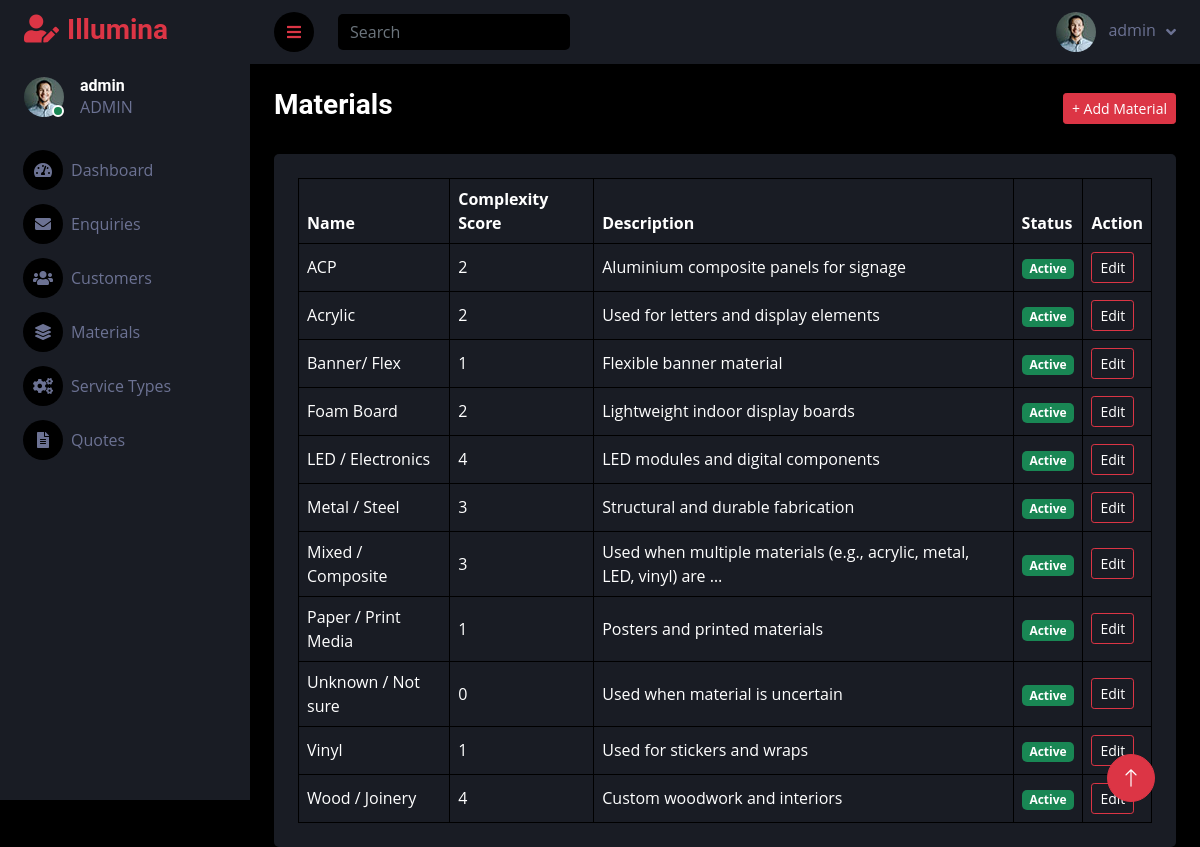
The page /masterdata/materials/ (signed in) on the database its author committed.
### accounts/models.py (models this page shows, shortened)
class CustomUser(AbstractUser):
    ADMIN = "ADMIN"
    SALESPERSON = "SALESPERSON"
    ROLE_CHOICES = [
        (ADMIN, "Admin"),
        (SALESPERSON, "Salesperson"),
    ]
    email = models.EmailField(unique=True)
    role = models.CharField(max_length=20, choices=ROLE_CHOICES,
                            default=SALESPERSON)

### masterdata/models.py (models this page shows, shortened)
class Material(models.Model):
    name = models.CharField(max_length=100, unique=True)
    complexity_score = models.PositiveIntegerField()
    description = models.TextField(blank=True)
    active = models.BooleanField(default=True)
    class Meta:
        ordering = ["name"]

### masterdata/views.py (the view)
# urls.py: path("materials/", views.MaterialListView.as_view(), name="material_list"),
@method_decorator(login_required, name="dispatch")
class MaterialListView(View):
    def get(self, request):
        if request.user.role != CustomUser.ADMIN:
            messages.error(request, "Unauthorized access.")
            return redirect("accounts:role_redirect")
        materials = Material.objects.all()
        return render(request, "masterdata/material_list.html", {
            "materials": materials
        })

### templates/masterdata/material_list.html (shortened to what this page needs)
{% extends "dashboard/base_dashboard.html" %}
{% block content %}
<div class="container-fluid pt-4 px-4">
    <div class="d-flex justify-content-between align-items-center mb-4">
        <h3 class="text-white">Materials</h3>
        <a href="{% url 'masterdata:material_create' %}" class="btn btn-danger btn-sm">
            + Add Material
        </a>
    </div>
    <div class="bg-secondary rounded p-4">
        <div class="table-responsive">
            <table class="table table-bordered table-hover align-middle text-white mb-0">
                <thead>
                    <tr>
                        <th>Name</th>
                        <th>Complexity Score</th>
                        <th>Description</th>
                        <th>Status</th>
                        <th>Action</th>
                    </tr>
                </thead>
                <tbody>
                    {% for material in materials %}
                    <tr>
                        <td>{{ material.name }}</td>
                        <td>{{ material.complexity_score }}</td>
                        <td>{{ material.description|truncatewords:10 }}</td>
                        <td>
                            {% if material.active %}
                                <span class="badge bg-success">Active</span>
                            {% else %}
                                <span class="badge bg-secondary">Inactive</span>
                            {% endif %}
                        </td>
                        <td>
                            <a href="{% url 'masterdata:material_update' material.pk %}" class="btn btn-outline-danger
                             btn-sm text-white">
                                Edit
                            </a>
                        </td>
                    </tr>
                    {% empty %}
                    <tr>
                        <td colspan="5" class="text-center">No materials found.</td>
                    </tr>
                    {% endfor %}
                </tbody>
            </table>
        </div>
    </div>
</div>
{% endblock %}

### templates/dashboard/base_dashboard.html (shortened to what this page needs)
{% load static %}
<!DOCTYPE html>
<html lang="en">
<head>
    <link href="https://cdnjs.cloudflare.com/ajax/libs/font-awesome/5.10.0/css/all.min.css" rel="stylesheet">
    <link href="https://cdn.jsdelivr.net/npm/bootstrap-icons@1.4.1/font/bootstrap-icons.css" rel="stylesheet">
    <link href="{% static 'dashboard/lib/owlcarousel/assets/owl.carousel.min.css' %}" rel="stylesheet">
    <link href="{% static 'dashboard/lib/tempusdominus/css/tempusdominus-bootstrap-4.min.css' %}" rel="stylesheet">
    <link href="{% static 'dashboard/css/bootstrap.min.css' %}" rel="stylesheet">
    <link href="{% static 'dashboard/css/style.css' %}" rel="stylesheet">
</head>
<body>
    <div class="container-fluid position-relative bg-dark d-flex p-0">
        <div class="sidebar pe-4 pb-3">
            <nav class="navbar bg-secondary navbar-dark">
                <a href="{% if request.user.role == 'ADMIN' %}{% url 'accounts:admindashboard' %}{% else %}{% url 'accounts:salesdashboard' %}{% endif %}"
                   class="navbar-brand mx-4 mb-3">
                    <h3 class="text-danger">
                        <i class="fa fa-user-edit me-2"></i>Illumina
                    </h3>
                </a>
                <div class="d-flex align-items-center ms-4 mb-4">
                    <div class="position-relative">
                        <img class="rounded-circle"
                             src="{% static 'dashboard/img/user.jpg' %}"
                             alt=""
                             style="width: 40px; height: 40px;">
                        <div class="bg-success rounded-circle border border-2 border-white position-absolute end-0 bottom-0 p-1"></div>
                    </div>
                    <div class="ms-3">
                        <h6 class="mb-0">{{ request.user.username }}</h6>
                        <span>{{ request.user.role }}</span>
                    </div>
                </div>
                <div class="navbar-nav w-100">
                    {% if request.user.role == "ADMIN" %}
                        <a href="{% url 'accounts:admindashboard' %}" class="nav-item nav-link">
                            <i class="fa fa-tachometer-alt me-2"></i>Dashboard
                        </a>
                        <a href="{% url 'customers:enquiry_list' %}" class="nav-item nav-link">
                            <i class="fa fa-envelope me-2"></i>Enquiries
                        </a>
                        <a href="{% url 'customers:admin_customer_list' %}" class="nav-item nav-link">
                            <i class="fa fa-users me-2"></i>Customers
                        </a>
                        <a href="{% url 'masterdata:material_list' %}" class="nav-item nav-link">
                            <i class="fa fa-layer-group me-2"></i>Materials
                        </a>
                        <a href="{% url 'masterdata:service_type_list' %}" class="nav-item nav-link">
                            <i class="fa fa-cogs me-2"></i>Service Types
                        </a>
                        <a href="{% url 'quotes:quote_list' %}" class="nav-item nav-link">
                            <i class="fa fa-file-alt me-2"></i>Quotes
                        </a>
                    {% endif %}
                </div>
            </nav>
        </div>
        <div class="content">
            <nav class="navbar navbar-expand bg-secondary navbar-dark sticky-top px-4 py-0">
                <a href="#" class="sidebar-toggler flex-shrink-0">
                    <i class="fa fa-bars text-danger"></i>
                </a>
                <form class="d-none d-md-flex ms-4">
                    <input class="form-control bg-dark border-0 text-white" type="search" placeholder="Search">
                </form>
                <div class="navbar-nav align-items-center ms-auto">
                    <div class="nav-item dropdown">
                        <a href="#" class="nav-link dropdown-toggle" data-bs-toggle="dropdown">
                            <img class="rounded-circle me-lg-2"
                                 src="{% static 'dashboard/img/user.jpg' %}"
                                 alt=""
                                 style="width: 40px; height: 40px;">
                            <span class="d-none d-lg-inline-flex">{{ request.user.username }}</span>
                        </a>
                    </div>
                </div>
            </nav>
            {% block content %}
            {% endblock %}
        </div>
        <a href="#" class="btn btn-lg btn-danger btn-lg-square back-to-top">
            <i class="bi bi-arrow-up"></i>
        </a>
    </div>
</body>
</html>

### static/dashboard/css/style.css (style rules this page uses)
:root { --primary: #EB1616; --secondary: #191C24; --light: #6C7293; --dark: #000000; }
.back-to-top { position: fixed; display: none; right: 45px; bottom: 45px; z-index: 99; }
.btn { transition: .5s; }
.btn-lg-square { width: 48px; height: 48px; }
.btn-square, .btn-sm-square, .btn-lg-square { padding: 0; display: inline-flex; align-items: center; justify-content: center; font-weight: normal; border-radius: 50px; }
.sidebar { position: fixed; top: 0; left: 0; bottom: 0; width: 250px; height: 100vh; overflow-y: auto; background: var(--secondary); transition: 0.5s; z-index: 999; }
.content { margin-left: 250px; min-height: 100vh; background: var(--dark); transition: 0.5s; }
@media (min-width: 992px) { .sidebar { margin-left: 0; } }
@media (min-width: 992px) { .content { width: calc(100% - 250px); } }
.sidebar .navbar .navbar-nav .nav-link { padding: 7px 20px; color: var(--light); font-weight: 500; border-left: 3px solid var(--secondary); border-radius: 0 30px 30px 0; outline: none; }
.sidebar .navbar .navbar-nav .nav-link i { width: 40px; height: 40px; display: inline-flex; align-items: center; justify-content: center; background: var(--dark); border-radius: 40px; }
.content .navbar .navbar-nav .nav-link { margin-left: 25px; padding: 12px 0; color: var(--light); outline: none; }
.content .navbar .sidebar-toggler, .content .navbar .navbar-nav .nav-link i { width: 40px; height: 40px; display: inline-flex; align-items: center; justify-content: center; background: var(--dark); border-radius: 40px; }
.content .navbar .dropdown-toggle::after { margin-left: 6px; vertical-align: middle; border: none; content: "\f107"; font-family: "Font Awesome 5 Free"; font-weight: 900; transition: .5s; }

### rows shown on the page
CustomUser: user.username "admin", user.role "ADMIN"
Material: name "ACP", complexity_score "2", description "Aluminium composite panels for signage", active "Active"
Material: name "Acrylic", complexity_score "2", description "Used for letters and display elements", active "Active"
Material: name "Banner/ Flex", complexity_score "1", description "Flexible banner material", active "Active"
Material: name "Foam Board", complexity_score "2", description "Lightweight indoor display boards", active "Active"
Material: name "LED / Electronics", complexity_score "4", description "LED modules and digital components", active "Active"
Material: name "Metal / Steel", complexity_score "3", description "Structural and durable fabrication", active "Active"
Material: name "Mixed / Composite", complexity_score "3", description "Used when multiple materials (e.g., acrylic, metal, LED, vinyl) are …", active "Active"
Material: name "Paper / Print Media", complexity_score "1", description "Posters and printed materials", active "Active"
Material: name "Unknown / Not sure", complexity_score "0", description "Used when material is uncertain", active "Active"
Material: name "Vinyl", complexity_score "1", description "Used for stickers and wraps", active "Active"
Material: name "Wood / Joinery", complexity_score "4", description "Custom woodwork and interiors", active "Active"
